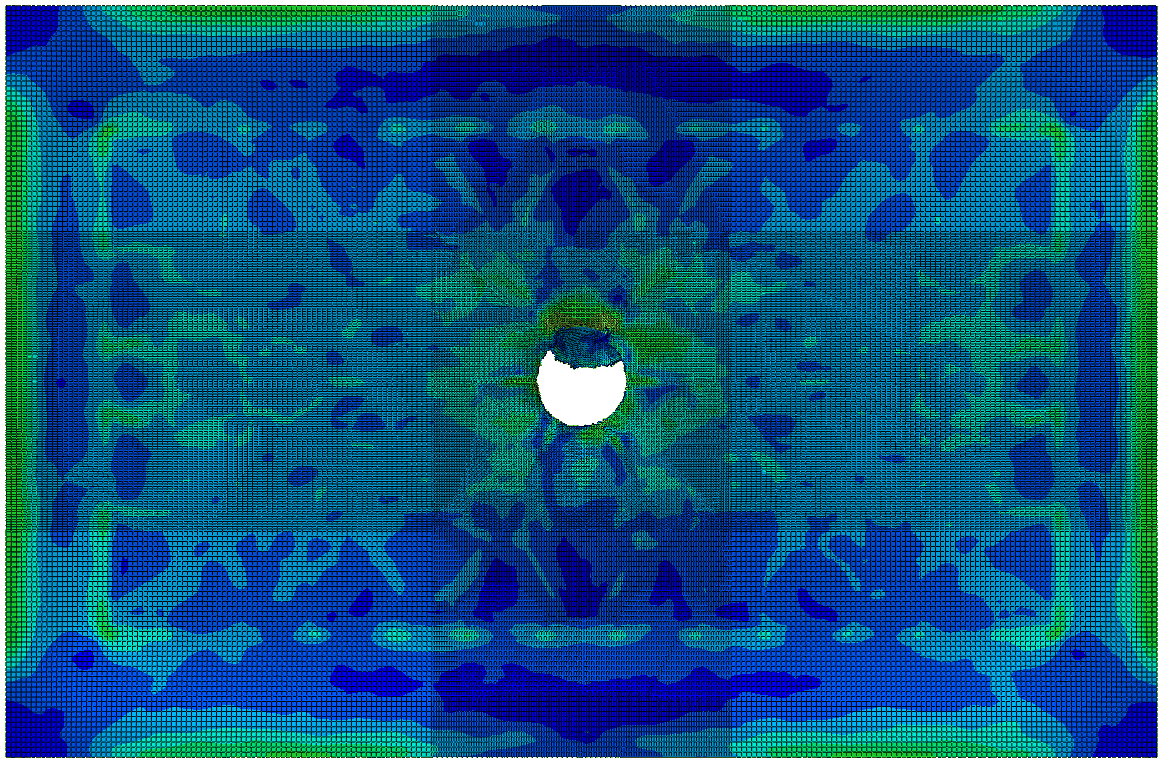
#> input picture Intel_Optimized/RAW_Images/A_1.png, 1162 x 762 px; its folder holds only this picture in this run
$ python damage_analyzer.py   (older library calls are emulated)
#> lines starting #> are read from the running program, lines starting #| are printed output that depends on the picture; after the words box and inside, x2 and y2 are one past the last pixel; in counts of white or black regions, pixels touching at a corner belong together
"""
Damage Analyzer (OpenCV Version)

This script analyzes images to classify damage based on penetration (white pixels)
and dents (colored pixels). It also generates masks of the penetration areas for
use in training machine learning models.

"""
import cv2
import numpy as np
import os
import csv

def analyze_dents_direct_hsv(image, structure_mask):
    if image is None: return 0
    image_on_structure = cv2.bitwise_and(image, image, mask=structure_mask)
    hsv_image = cv2.cvtColor(image_on_structure, cv2.COLOR_BGR2HSV)
    lower_dent_range = np.array([25, 30, 30])
    upper_dent_range = np.array([100, 255, 255])
    dent_mask = cv2.inRange(hsv_image, lower_dent_range, upper_dent_range)
    return cv2.countNonZero(dent_mask)

def get_largest_hole_area(penetration_mask):
    num_labels, labels, stats, centroids = cv2.connectedComponentsWithStats(penetration_mask, 4, cv2.CV_32S)
    if len(stats) < 2: return 0
    areas = stats[1:, cv2.CC_STAT_AREA]
    return np.max(areas) if areas.size > 0 else 0

def get_structure_mask_and_area(gray_image):
    _, structure_mask = cv2.threshold(gray_image, 0, 255, cv2.THRESH_BINARY + cv2.THRESH_OTSU)
    return structure_mask, cv2.countNonZero(structure_mask)

def create_border_mask(image_shape, border_size):
    h, w = image_shape[:2]
    mask = np.zeros((h, w), dtype=np.uint8)
    cv2.rectangle(mask, (border_size, border_size), (w - border_size, h - border_size), 255, -1)
    return mask

def analyze_damage_and_dents(image_path):
#> called with image_path = 'Intel_Optimized/RAW_Images/A_1.png'
    try:
        image = cv2.imread(image_path)
#> image is the input picture: shape (762, 1162, 3); mean B, G, R 129.9, 83.1, 7.2
        if image is None: return None, None, None

        image_area = image.shape[0] * image.shape[1]
        if image_area == 0: return None, None, None

        # --- Create a mask to ignore a 12-pixel border ---
        border_mask = create_border_mask(image.shape, 12)
#> in create_border_mask, `cv2.rectangle(mask, (border_size, border_size), (w - border_size, h - ..`:
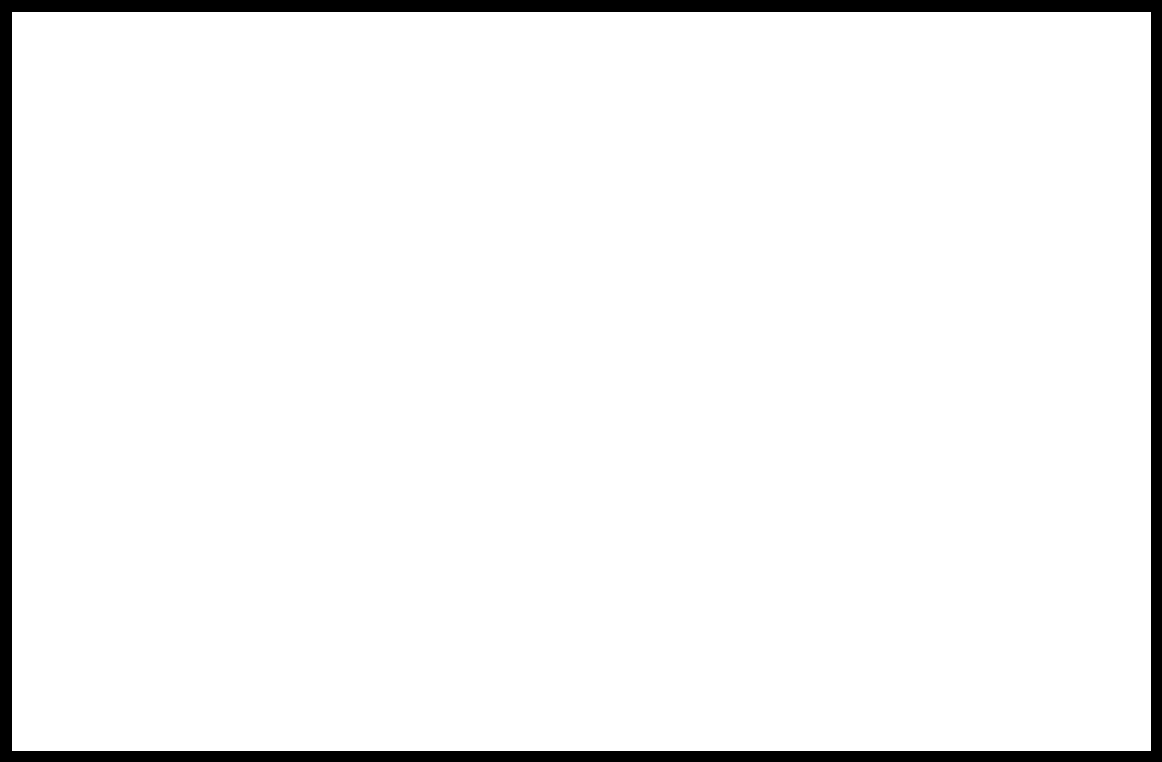
#> mask: shape (762, 1162); 95.1% white; 1 black region, box (x1, y1, x2, y2) and area: (0, 0, 1162, 762) 43723

        gray_image = cv2.cvtColor(image, cv2.COLOR_BGR2GRAY)

        # --- CALCULATIONS ---
        structure_mask_raw, _ = get_structure_mask_and_area(gray_image)
        # Final structure mask excludes the border
        structure_mask = cv2.bitwise_and(structure_mask_raw, border_mask)
#> structure_mask: shape (762, 1162); 25.7% white in thin lines or dots
        structure_area = cv2.countNonZero(structure_mask)
#> structure_area = 227301
        if structure_area == 0: structure_area = image_area

        dent_area = analyze_dents_direct_hsv(image, structure_mask)
#> in analyze_dents_direct_hsv, `dent_mask = cv2.inRange(hsv_image, lower_dent_range, upper_dent_range)`:
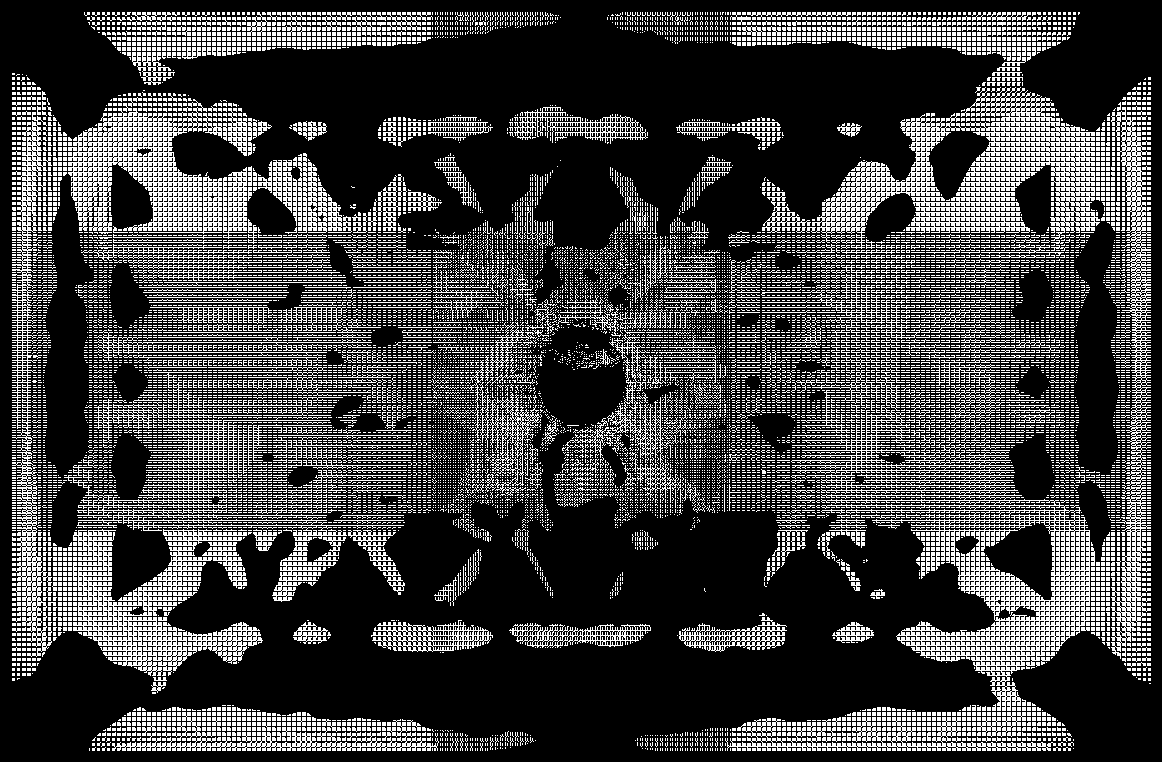
#> dent_mask: shape (762, 1162); 25.2% white in thin lines or dots
#> dent_area = 222742
        dent_percent = (dent_area / structure_area) * 100
#> dent_percent = 97.99

        _, penetration_mask_raw = cv2.threshold(gray_image, 220, 255, cv2.THRESH_BINARY)
#> penetration_mask_raw: shape (762, 1162); 2.6% white; 2 white regions, box (x1, y1, x2, y2) and area: (0, 0, 1162, 762) 18191, (537, 351, 627, 426) 4559
        penetration_mask = cv2.bitwise_and(penetration_mask_raw, border_mask)
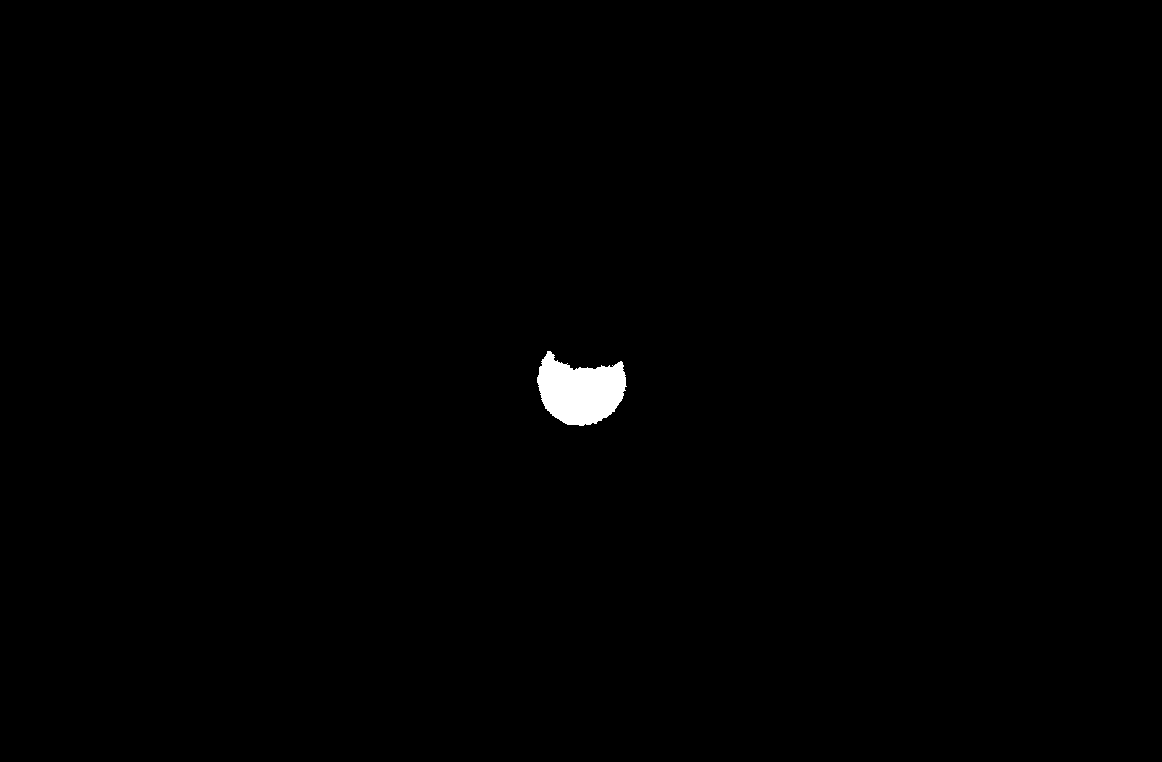
#> penetration_mask: shape (762, 1162); 0.51% white; 1 white region, box (x1, y1, x2, y2) and area: (537, 351, 627, 426) 4559

        max_hole_area = get_largest_hole_area(penetration_mask)
#> in get_largest_hole_area, `num_labels, labels, stats, centroids = cv2.connectedComponentsWithStat..`: num_labels = 2; stats = [[0, 0, 1162, 762, 880885], [537, 351, 90, 75, 4559]]; centroids = [[580.5, 380.4], [579.9, 390.5]]
#> in get_largest_hole_area, `areas = stats[1:, cv2.CC_STAT_AREA]`: areas = [4559]
#> max_hole_area = 4559
        total_hole_area = cv2.countNonZero(penetration_mask)
#> total_hole_area = 4559

        hole_percent_vs_total_image = (total_hole_area / image_area) * 100
#> hole_percent_vs_total_image = 0.515
        hole_percent_display = (max_hole_area / structure_area) * 100 if structure_area > 0 else 0
#> hole_percent_display = 2.01

        # --- CLASSIFICATION ---
        MIN_SIGNIFICANT_HOLE_SIZE = 2500
        is_penetrated = max_hole_area > MIN_SIGNIFICANT_HOLE_SIZE
#> is_penetrated = True
        is_severe_dent = dent_percent > 10
#> is_severe_dent = True

        if is_penetrated and is_severe_dent:
            category, severity = 'Penetrated and Dented', 'Completely Damaged'
        else:
            priority_is_penetration = is_penetrated and (hole_percent_vs_total_image >= 2)

            if priority_is_penetration:
                category, severity = 'Penetrated', 'Completely Damaged'
            else: # Priority is Dent
                if dent_percent > 70:
                    category, severity = 'Dented', 'Completely Damaged'
                elif is_penetrated:
                    category, severity = 'Penetrated', 'Completely Damaged'
                elif dent_area > 0:
                    category = 'Dented'
                    if dent_percent > 10: severity = 'Severe Dent'
                    elif dent_percent > 2: severity = 'Moderate Dent'
                    else: severity = 'Minor Dent'
                else:
                    category, severity = 'Fully Intact', '0% Damage'

        analysis = {
            'hole_percent_display': hole_percent_display,
            'dent_percent_display': dent_percent,
            'category': category,
            'severity': severity,
            'hole_area_main': max_hole_area,
            'dent_area': dent_area
        }
#> analysis = {'hole_percent_display': 2.01, 'dent_percent_display': 97.99, 'category': 'Penetrated and Dented', 'severity': 'Completely Damaged', 'hole_area_main': 4559, 'dent_area': 222742}

        return analysis, penetration_mask, image

    except Exception as e:
        print(f"An error occurred: {e}")
        return None, None, None

def main():
    BASE_DIR = os.path.dirname(os.path.realpath(__file__))
    input_dir = os.path.join(BASE_DIR, 'RAW_Images')
    output_dir = os.path.join(BASE_DIR, 'Processed_Images')
    mask_dir = os.path.join(BASE_DIR, 'Masks')
    csv_output_file = os.path.join(BASE_DIR, 'damage_analysis_results.csv')

    os.makedirs(output_dir, exist_ok=True)
    os.makedirs(mask_dir, exist_ok=True)

    results_data = []
    if not os.path.isdir(input_dir): return

    for filename in sorted(os.listdir(input_dir)):
        if filename.lower().endswith(('.png', '.jpg', '.jpeg')):
            image_path = os.path.join(input_dir, filename)

            analysis, penetration_mask, original_image = analyze_damage_and_dents(image_path)

            if analysis and original_image is not None:
                annotated_image = original_image.copy()

                if analysis['hole_area_main'] > 0:
                    annotated_image[penetration_mask != 0] = [0, 0, 255]

                cv2.putText(annotated_image, f"Category: {analysis['category']} ({analysis['severity']})", (10, 30), cv2.FONT_HERSHEY_SIMPLEX, 0.8, (0, 255, 0), 2)
                cv2.putText(annotated_image, f"Hole Area: {analysis['hole_percent_display']:.2f}%", (10, 60), cv2.FONT_HERSHEY_SIMPLEX, 0.7, (255, 255, 255), 2)
                cv2.putText(annotated_image, f"Dent Area: {analysis['dent_percent_display']:.2f}%", (10, 90), cv2.FONT_HERSHEY_SIMPLEX, 0.7, (255, 255, 255), 2)
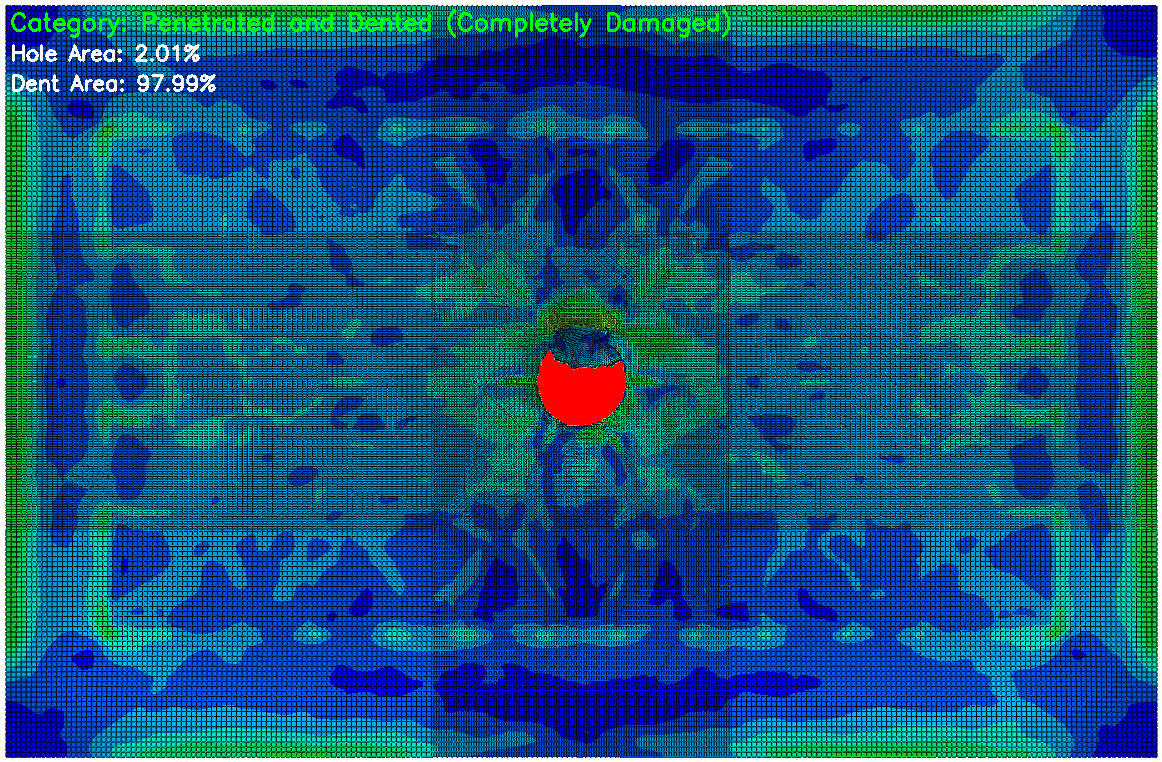
#> annotated_image: shape (762, 1162, 3); mean B, G, R 128.3, 83.3, 8

                cv2.imwrite(os.path.join(output_dir, filename), annotated_image)
                cv2.imwrite(os.path.join(mask_dir, filename), penetration_mask)

                results_data.append({
                    'Filename': filename,
                    'Category': analysis['category'],
                    'Severity': analysis['severity'],
                    'Hole_Area_Percent': f"{analysis['hole_percent_display']:.2f}",
                    'Dent_Area_Percent': f"{analysis['dent_percent_display']:.2f}",
                    'Hole_Area_Pixels_Main': analysis['hole_area_main'],
                    'Dent_Area_Pixels': analysis['dent_area']
                })

    if results_data:
        fieldnames = ['Filename', 'Category', 'Severity', 'Hole_Area_Percent', 'Dent_Area_Percent', 'Hole_Area_Pixels_Main', 'Dent_Area_Pixels']
        with open(csv_output_file, 'w', newline='') as csvfile:
            writer = csv.DictWriter(csvfile, fieldnames=fieldnames)
            writer.writeheader()
            writer.writerows(results_data)

if __name__ == '__main__':
    main()
